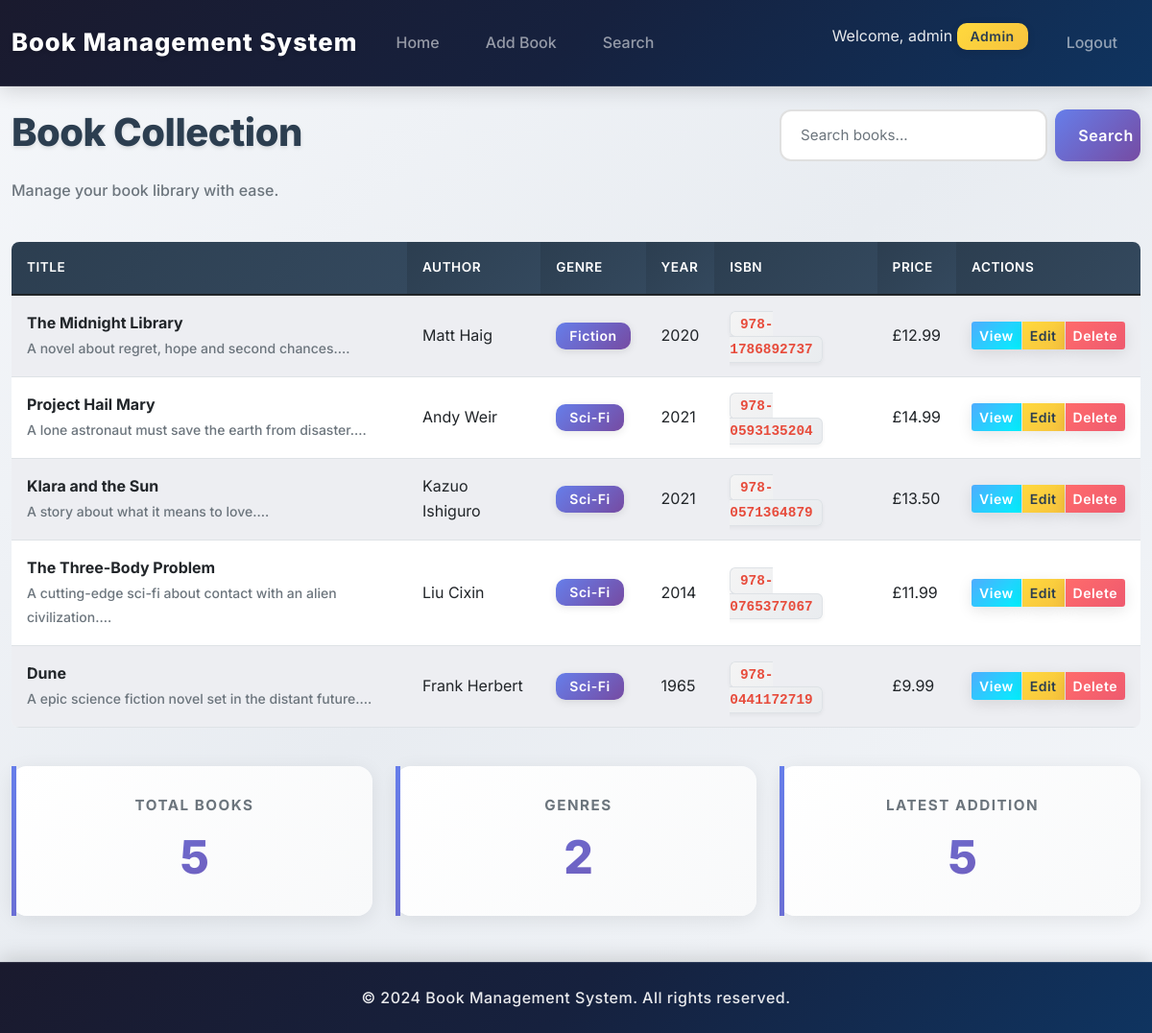
The page / (signed in) on the database its author committed.
### tables this page shows
CREATE TABLE IF NOT EXISTS books (
    id INT AUTO_INCREMENT PRIMARY KEY,
    title VARCHAR(255) NOT NULL,
    author VARCHAR(255) NOT NULL,
    genre VARCHAR(100) NOT NULL,
    publication_year INT NOT NULL,
    isbn VARCHAR(20),
    description TEXT,
    price DECIMAL(10,2),
    created_at TIMESTAMP DEFAULT CURRENT_TIMESTAMP,
    updated_at TIMESTAMP DEFAULT CURRENT_TIMESTAMP ON UPDATE CURRENT_TIMESTAMP
);

### includes/database.php (called while the page is built, shortened)
<?php
class Database {
    private $host = DB_HOST;
    private $dbname = DB_NAME;
    private $username = DB_USER;
    private $password = DB_PASS;
    private $conn;
    private $stmt;
    public function __construct() {
        $dsn = "mysql:host={$this->host};dbname={$this->dbname};charset=utf8mb4";
        $options = [
            PDO::ATTR_ERRMODE => PDO::ERRMODE_EXCEPTION,
            PDO::ATTR_DEFAULT_FETCH_MODE => PDO::FETCH_ASSOC,
            PDO::ATTR_EMULATE_PREPARES => false,
        ];
        try {
            $this->conn = new PDO($dsn, $this->username, $this->password, $options);
        } catch (PDOException $e) {
            die("Connection failed: " . $e->getMessage());
        }
    }
    public function query($sql) {
        $this->stmt = $this->conn->prepare($sql);
    }
    public function execute() {
        return $this->stmt->execute();
    }
    public function resultSet() {
        $this->execute();
        return $this->stmt->fetchAll();
    }
}
?>

### includes/auth.php (called while the page is built, shortened)
<?php
require_once __DIR__ . '/database.php';
class Auth {
    public function isLoggedIn() {
        return isset($_SESSION['user_id']) && !empty($_SESSION['user_id']);
    }
}
$auth = new Auth();
?>

### templates/book_list.tpl.php (the view)
<?php
function displayBookList($books, $show_actions = true) {
    global $auth;
    if (empty($books)): ?>
        <div class="alert alert-info">
            No books found. <?php if ($show_actions && isset($auth) && $auth->isLoggedIn()): ?>
                <a href="add_book.php" class="alert-link">Add the first book</a>
            <?php endif; ?>
        </div>
    <?php else: ?>
        <div class="table-responsive">
            <table class="table table-striped table-hover">
                <thead class="table-dark">
                    <tr>
                        <th>Title</th>
                        <th>Author</th>
                        <th>Genre</th>
                        <th>Year</th>
                        <th>ISBN</th>
                        <th>Price</th>
                        <?php if ($show_actions): ?>
                            <th>Actions</th>
                        <?php endif; ?>
                    </tr>
                </thead>
                <tbody>
                    <?php foreach ($books as $book): ?>
                        <tr>
                            <td>
                                <strong><?php echo htmlspecialchars($book['title']); ?></strong>
                                <?php if (!empty($book['description'])): ?>
                                    <br><small class="text-muted"><?php echo htmlspecialchars(substr($book['description'], 0, 100)); ?>...</small>
                                <?php endif; ?>
                            </td>
                            <td><?php echo htmlspecialchars($book['author']); ?></td>
                            <td>
                                <span class="badge bg-primary"><?php echo htmlspecialchars($book['genre']); ?></span>
                            </td>
                            <td><?php echo htmlspecialchars($book['publication_year']); ?></td>
                            <td><code><?php echo htmlspecialchars($book['isbn']); ?></code></td>
                            <td>£<?php echo number_format($book['price'], 2); ?></td>
                            <?php if ($show_actions): ?>
                                <td>
                                    <div class="btn-group btn-group-sm">
                                        <a href="view_book.php?id=<?php echo $book['id']; ?>" class="btn btn-info">View</a>
                                        <?php if (isset($auth) && $auth->isLoggedIn()): ?>
                                            <a href="edit_book.php?id=<?php echo $book['id']; ?>" class="btn btn-warning">Edit</a>
                                            <a href="delete_book.php?id=<?php echo $book['id']; ?>" class="btn btn-danger"
                                               onclick="return confirm('Are you sure you want to delete this book?')">Delete</a>
                                        <?php endif; ?>
                                    </div>
                                </td>
                            <?php endif; ?>
                        </tr>
                    <?php endforeach; ?>
                </tbody>
            </table>
        </div>
    <?php endif;
}
?>

### assets/css/style.css (style rules this page uses)
:root { --primary-color: #2c3e50; --secondary-color: #3498db; --accent-color: #e74c3c; --success-color: #27ae60; --warning-color: #f39c12; --light-bg: #f8f9fa; --card-shadow: 0 4px 6px rgba(0, 0, 0, 0.1); --card-shadow-hover: 0 8px 15px rgba(0, 0, 0, 0.15); --gradient-primary: linear-gradient(135deg, #667eea 0%, #764ba2 100%); --gradient-secondary: linear-gradient(135deg, #f093fb 0%, #f5576c 100%); --gradient-success: linear-gradient(135deg, #4facfe 0%, #00f2fe 100%); }
body { background: linear-gradient(135deg, #f5f7fa 0%, #e8ecf1 50%, #f5f7fa 100%); background-attachment: fixed; font-family: 'Inter', 'Segoe UI', Tahoma, Geneva, Verdana, sans-serif; min-height: 100vh; line-height: 1.6; color: #2c3e50; }
.table { background: #fff; border-radius: 8px; overflow: hidden; }
.table thead th { background: linear-gradient(135deg, #2c3e50 0%, #34495e 100%); color: white; border: none; font-weight: 600; text-transform: uppercase; font-size: 0.85rem; letter-spacing: 0.5px; padding: 1rem; }
.table tbody tr { transition: all 0.2s ease; }
.table td { padding: 1rem; vertical-align: middle; }
.btn { border-radius: 12px; font-weight: 600; padding: 0.65rem 1.5rem; transition: all 0.3s cubic-bezier(0.175, 0.885, 0.32, 1.275); border: none; box-shadow: 0 4px 15px rgba(0, 0, 0, 0.1); position: relative; overflow: hidden; letter-spacing: 0.5px; }
.btn::before { content: ''; position: absolute; top: 50%; left: 50%; width: 0; height: 0; border-radius: 50%; background: rgba(255, 255, 255, 0.3); transform: translate(-50%, -50%); transition: width 0.6s, height 0.6s; }
.btn-danger { background: linear-gradient(135deg, #ff6b6b 0%, #ee5a6f 100%); color: white; }
.btn-warning { background: linear-gradient(135deg, #ffd93d 0%, #f6c23e 100%); color: #2c3e50; }
.btn-info { background: linear-gradient(135deg, #4facfe 0%, #00f2fe 100%); color: white; }
.badge { padding: 0.5em 1em; font-weight: 600; border-radius: 10px; font-size: 0.875rem; letter-spacing: 0.5px; box-shadow: 0 2px 8px rgba(0, 0, 0, 0.1); transition: all 0.3s ease; }
.badge.bg-primary { background: var(--gradient-primary) !important; }
code { background: linear-gradient(135deg, #f4f4f4 0%, #e9ecef 100%); padding: 0.3rem 0.6rem; border-radius: 6px; font-size: 0.9em; color: #e74c3c; font-weight: 600; border: 1px solid #dee2e6; box-shadow: 0 2px 4px rgba(0, 0, 0, 0.05); }
.text-muted { color: #6c757d !important; font-weight: 500; }
.btn-group .btn { margin: 0 2px; }
.btn-group .btn:first-child { margin-left: 0; }
.btn-group .btn:last-child { margin-right: 0; }
html { scroll-behavior: smooth; }
.container > * { animation: fadeInUp 0.6s ease-out; }
.table-striped > tbody > tr:nth-of-type(odd) > td { background-color: rgba(102, 126, 234, 0.03); }

### rows shown on the page
books: title "The Midnight Library", description "A novel about regret, hope and second chances.", author "Matt Haig", genre "Fiction", publication_year "2020", isbn "978-1786892737", price "12.99"
books: title "Project Hail Mary", description "A lone astronaut must save the earth from disaster.", author "Andy Weir", genre "Sci-Fi", publication_year "2021", isbn "978-0593135204", price "14.99"
books: title "Klara and the Sun", description "A story about what it means to love.", author "Kazuo Ishiguro", genre "Sci-Fi", publication_year "2021", isbn "978-0571364879", price "13.50"
books: title "The Three-Body Problem", description "A cutting-edge sci-fi about contact with an alien civilization.", author "Liu Cixin", genre "Sci-Fi", publication_year "2014", isbn "978-0765377067", price "11.99"
books: title "Dune", description "A epic science fiction novel set in the distant future.", author "Frank Herbert", genre "Sci-Fi", publication_year "1965", isbn "978-0441172719", price "9.99"

### other values the page prints
SITE_NAME "Book Management System"
$_SESSION['user_id'] "admin"
count($books) "5"
$result['genre_count'] "2"
$result['today_count'] "5"
